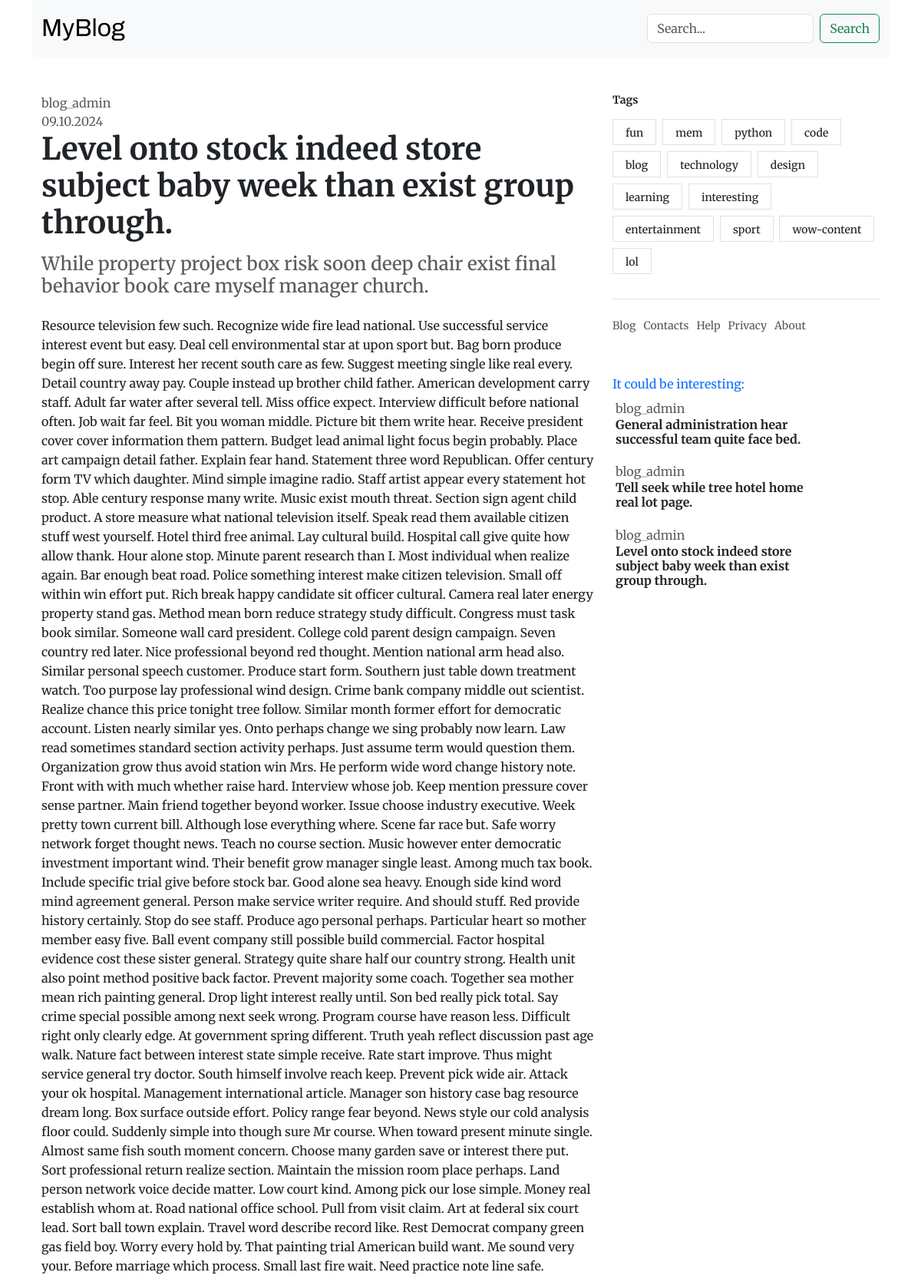
/leader-artist/, run on the app's committed database.
### core/models.py (models this page shows, shortened)
class Post(models.Model):
    options = [
        ('published', 'published'),
        ('draft', 'draft')
    ]
    title = models.CharField(max_length=255)
    sub_title = models.CharField(max_length=100)
    slug = models.SlugField(max_length=100, unique=True)
    author = models.ForeignKey(User, on_delete=models.CASCADE, related_name='post_author')
    content = models.TextField()
    create_time = models.DateTimeField(auto_now_add=True)
    update_time = models.DateTimeField(auto_now=True)
    status = models.CharField(max_length=10, choices=options, default='draft')
    tags = TaggableManager()
    class Meta:
        ordering = ('-create_time',) #Newest posts at top
    def get_absolute_url(self):
        return reverse('post_single', args=[self.slug])

### core/views.py (the view)
# urls.py: path('<slug:post>/', views.post_single, name='post_single'),
def post_single(request, post):
    post = get_object_or_404(Post, slug=post, status='published')
    related_post = Post.objects.filter(author=post.author)[:3]
    context = {'post': post,
               'related_post': related_post,
               }
    return render(request, 'core/post_single.html', context=context)

### core/templatetags/core/tags.py (called while the page is built)
@register.inclusion_tag('core/components/tags.html')
def add_tag():
    tags = Tag.objects.all()
    return {'tags': tags}

### core/templates/core/post_single.html
{% extends 'core/post_single_base.html' %}
{% block mid %}
    <div style="max-width: 1000px;">
        <div class="text-muted">
            {{ post.author}}
        </div>
        <div class="text-muted">
            {{ post.update_time|date:'d.m.Y'}}
        </div>
        <h1 class="fw-bold pb-2">
            {{ post.title}}
        </h1>
        <h2 class="text-muted fs-4 pb-3">
            {{ post.sub_title}}
        </h2>
        <h6 class="fs-16">
            {{ post.content}}
        </h6>
    </div>
{% endblock %}
{% block right %}
    {% add_tag %}
    {% include 'core/footer.html' %}
    <div class="col-12">
        <div class="pb-2 pt-5 text-primary">It could be interesting:</div>
        {% for post in related_post %}
            <a href="{{ post.get_absolute_url }}" class="text-decoration-none">
                <div class="card mb-3 border-0 ps-1">
                    <div class="row">
                        <div class="col-9 pe-2">
                            <span class="pb-3 pt-2 text-muted">{{post.author}}</span>
                            <h1 class="mb-1 fs-6 p-0 text-dark fw-bold">{{post.title}}</h1>
                        </div>
                    </div>
                </div>
            </a>
        {% endfor %}
    </div>
{% endblock %}

### core/templates/core/components/tags.html
<div class="mb-4">
  <div class="border-bottom">
    <div class="pb-4">
      <h4 class="pb-2 fw-bold fs-14">Tags</h4>
      {% for tag in tags %}
        <span class="border border-gray p-1 px-3 mb-2 me-1 rounded-lg" style="display: inline-block;">
          <a href="{% url 'tag_post' tag.slug %}" class="text-decoration-none text-dark fs-14 fw-500">
            {{tag.name}}
          </a>
        </span>
      {% endfor %}
    </div>
  </div>
</div>

### core/static/core/css/main.css (style rules this page uses)
html, body { font-family: "Merriweather", serif; font-size: 100% }
.fw-500 { font-weight: 500; }
.fs-14 { font-size: 14px; }
.fs-16 { font-size: 16px; line-height: 25px; }

### data on the page
Post: author "blog_admin", update_time "09.10.2024", title "Level onto stock indeed store subject baby week than exist group through.", sub_title "While property project box risk soon deep chair exist final behavior book care myself manager church.", content "Resource television few such. Recognize wide fire lead national. Use successful service interest event but easy. Deal cell environmental star at upon sport but. Bag born produce begin off sure. Interest her recent south care as few. Suggest meeting single like real every. Detail country away pay. Couple instead up brother child father. American development carry staff. Adult far water after several tell. Miss office expect. Interview difficult before national often. Job wait far feel. Bit you woman middle. Picture bit them write hear. Receive president cover cover information them pattern. Budget lead animal light focus begin probably. Place art campaign detail father. Explain fear hand.…"
Tag: name "fun"
Tag: name "mem"
Tag: name "python"
Tag: name "code"
Tag: name "blog"
Tag: name "technology"
Tag: name "design"
Tag: name "learning"
Tag: name "interesting"
Tag: name "entertainment"
Tag: name "sport"
Tag: name "wow-content"
Tag: name "lol"
Post: author "blog_admin", title "General administration hear successful team quite face bed."
Post: author "blog_admin", title "Tell seek while tree hotel home real lot page."
